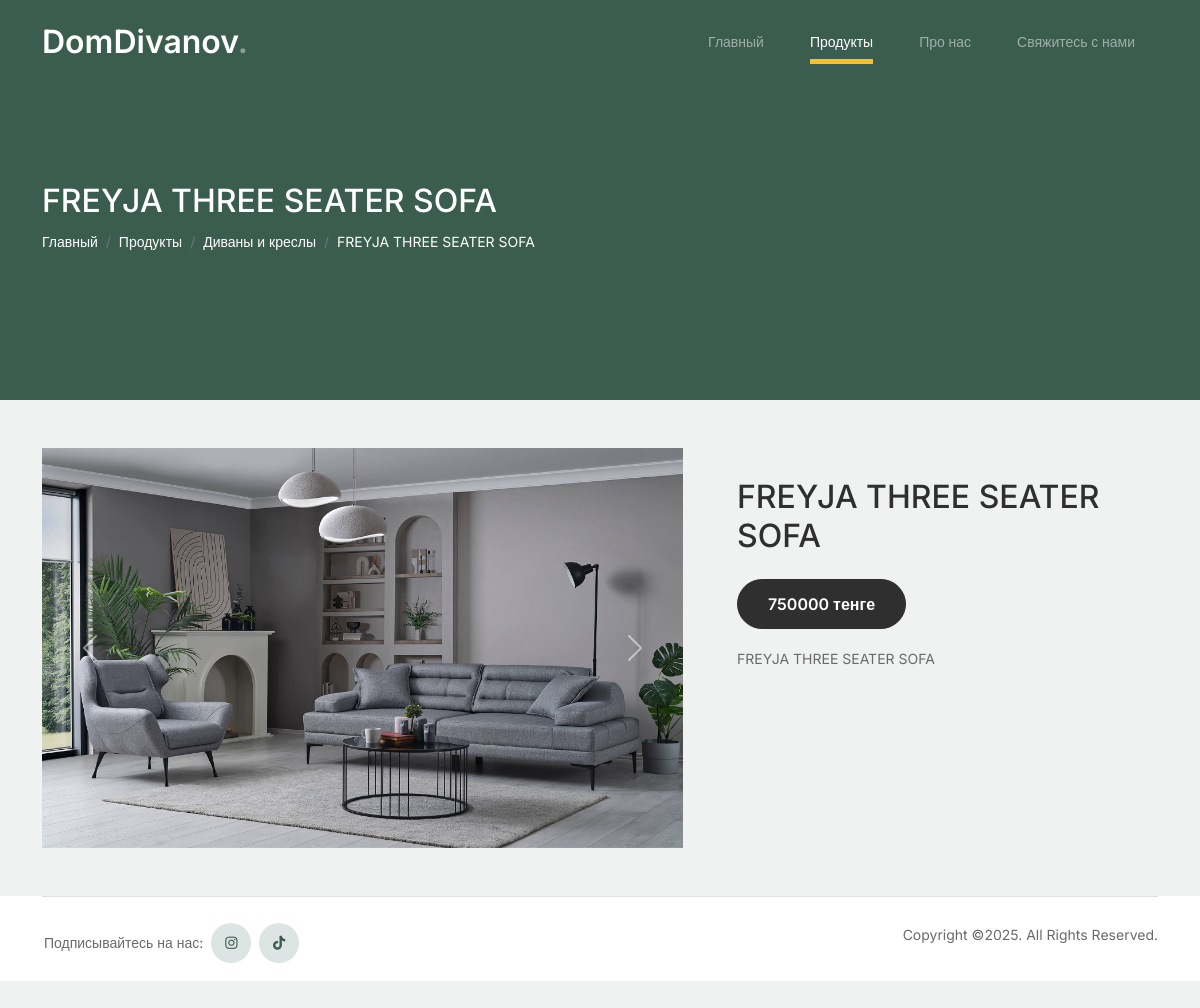
/1/5/, run on the app's committed database.
### zell/models.py (models this page shows, shortened)
class Furniture(models.Model):
    name = models.CharField("Имя", max_length=150)
    poster = models.ImageField("Постер", upload_to="furni_poster/")
    description = models.TextField("Описание")
    price = models.PositiveIntegerField("Цена", default=0)
    category = models.ForeignKey(Category, verbose_name="Категория", on_delete=models.SET_NULL, null=True)
    class Meta:
        verbose_name = "Мебель"
        verbose_name_plural = "Мебели"

class Category(models.Model):
    name = models.CharField("Категория", max_length=150)
    poster = models.ImageField("Постер", upload_to="category_poster/")
    url = models.SlugField(max_length=160)
    class Meta:
        verbose_name = 'Категория'
        verbose_name_plural = 'Категории'

class AdditionalImages(models.Model):
    title = models.CharField("", max_length=160)
    description = models.TextField("")
    image = models.ImageField("", upload_to="additional_furni/")
    furniture = models.ForeignKey(Furniture, verbose_name="", on_delete=models.CASCADE)
    class Meta:
        verbose_name = "Даполнительный изображение"
        verbose_name_plural = "Даполнительный изображении"

### zell/views.py (the view)
# urls.py: path("<int:category_id>/<int:product_id>/", views.product_detail, name="product_detail"),
def product_detail(request, category_id, product_id):
    category_object = Category.objects.get(id=category_id)
    product_object = Furniture.objects.get(id=product_id)
    additional_images = AdditionalImages.objects.filter(furniture=product_id)
    context = {
        'category_object':category_object,
        'category_id':category_id,
        'product_object':product_object,
        'additional_images':additional_images,
    }
    return render(request, 'zell/product_detail.html', context)

### templates/zell/product_detail.html (shortened to what this page needs)
{% extends "index.html" %}
{% load static %}
{% block content %}
    <nav class="custom-navbar navbar navbar navbar-expand-md navbar-dark bg-dark" arial-label="Furni navigation bar">
        <div class="container">
            <a class="navbar-brand" href="{% url 'zell:main' %}">DomDivanov<span>.</span></a>
            <div class="collapse navbar-collapse" id="navbarsFurni">
                <ul class="custom-navbar-nav navbar-nav ms-auto mb-2 mb-md-0">
                    <li><a class="nav-link" href="{% url 'zell:main' %}">Главный</a></li>
                    <li class="nav-item active"><a class="nav-link" href="{% url 'zell:products' %}">Продукты</a></li>
                    <li><a class="nav-link" href="{% url 'zell:about_us' %}">Про нас</a></li>
                    <li><a class="nav-link" href="{% url 'zell:contacts' %}">Свяжитесь с нами</a></li>
                </ul>
            </div>
        </div>
    </nav>
    <div class="hero">
        <div class="container">
            <div class="row justify-content-between">
                <div class="col-lg-7">
                    <div class="intro-excerpt">
                        <h2 class="text-white">{{ product_object.name }}</h2>
                    </div>
                </div>
                <div class="col-lg-5">
                </div>
            </div>
            <div class="row">
                <div class="col-lg-7">
                    <ol class="breadcrumb">
                        <li class="breadcrumb-item"><a class="text-white" style="text-decoration: none;" href="{% url 'zell:main' %}">Главный</a></li>
                        <li class="breadcrumb-item"><a class="text-white" style="text-decoration: none;" href="#">Продукты</a></li>
                        <li class="breadcrumb-item"><a class="text-white" style="text-decoration: none;" href="{% url 'zell:main_detail' category_id %}">{{ category_object.name }}</a></li>
                        <li class="breadcrumb-item"><a class="text-white" style="text-decoration: none;" href="#">{{ product_object.name }}</a></li>
                    </ol>
                </div>
            </div>
        </div>
    </div>
    <div class="product_section mb-5">
        <div class="container">
            <div class="row pt-5">
                <div class="col-lg-7">
                    <div class="carousel slide" id="carouselDemo" data-bs-wrap="true" data-bs-ride="carousel">
                        <div class="carousel-inner" style="height: 400px;">
                            {% for additional_image in additional_images%}
                            <div class="carousel-item" data-bs-interval="2000">
                                <img class="d-block w-100" style="height: 400px" src="{{ additional_image.image.url }}">
                            </div>
                            {% endfor %}
                        </div>
                        <button class="carousel-control-prev" type="button" data-bs-target="#carouselDemo" data-bs-slide="prev">
                            <span class="carousel-control-prev-icon">
                            </span>
                        </button>
                        <button class="carousel-control-next" type="button" data-bs-target="#carouselDemo" data-bs-slide="next">
                            <span class="carousel-control-next-icon">
                            </span>
                        </button>
                    </div>
                </div>
                <div class="col-lg-5">
                    <div style="margin-left: 30px; margin-top: 30px">
                        <div>
                            <h2 class="section-title mb-4">{{ product_object.name }}</h2>
                            <div><p><a herf="#" class="btn">{{product_object.price}} тенге</a></p></div>
                        </div>
                        <p>{{ product_object.description }}</p>
                    </div>
                </div>
            </div>
        </div>
    </div>
{% endblock %}

### static/css/style.css (style rules this page uses)
body { overflow-x: hidden; position: relative; }
body { font-family: "Inter", sans-serif; font-weight: 400; line-height: 28px; color: #6a6a6a; font-size: 14px; background-color: #eff2f1; }
a { text-decoration: none; -webkit-transition: .3s all ease; -o-transition: .3s all ease; transition: .3s all ease; color: #2f2f2f; text-decoration: underline; }
.custom-navbar { background: #3b5d50 !important; padding-top: 20px; padding-bottom: 20px; }
.custom-navbar .navbar-brand { font-size: 32px; font-weight: 600; }
.custom-navbar .navbar-brand > span { opacity: .4; }
@media (min-width: 992px) { .custom-navbar .custom-navbar-nav li { margin-left: 15px; margin-right: 15px; } }
.custom-navbar .custom-navbar-nav li a { font-weight: 500; color: #ffffff !important; opacity: .5; -webkit-transition: .3s all ease; -o-transition: .3s all ease; transition: .3s all ease; position: relative; }
@media (min-width: 768px) { .custom-navbar .custom-navbar-nav li a:before { content: ""; position: absolute; bottom: 0; left: 8px; right: 8px; background: #f9bf29; height: 5px; opacity: 1; visibility: visible; width: 0; -webkit-transition: .15s all ease-out; -o-transition: .15s all ease-out; transition: .15s all ease-out; } }
.custom-navbar .custom-navbar-nav li.active a { opacity: 1; }
.custom-navbar .custom-navbar-nav li.active a:before { width: calc(100% - 16px); }
.hero { background: #3b5d50; padding: calc(4rem - 30px) 0 0rem 0; }
@media (min-width: 768px) { .hero { padding: calc(4rem - 30px) 0 4rem 0; } }
@media (min-width: 768px) { .hero { padding: calc(8rem - 30px) 0 8rem 0; } }
.hero .intro-excerpt { position: relative; z-index: 4; }
.btn { font-weight: 600; padding: 12px 30px; border-radius: 30px; color: #ffffff; background: #2f2f2f; border-color: #2f2f2f; }
.section-title { color: #2f2f2f; }

### data on the page
Furniture: name "FREYJA THREE SEATER SOFA", price "750000", description "FREYJA THREE SEATER SOFA"
Category: name "Диваны и креслы"
AdditionalImages: image (picture)
